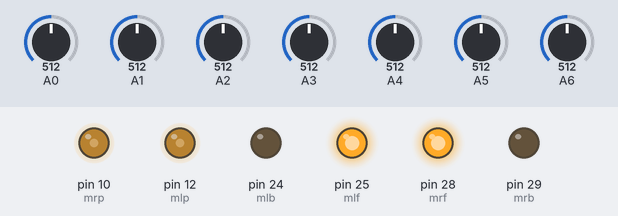
A sketch run on a simulated Arduino Mega 2560, built with avr-gcc and run on an emulated ATmega2560. Parts: output pins drawn as LEDs (lit = HIGH). Inputs (shaded band) come from the test bench; at power-on: A6 = 512, A1 = 512, A0 = 512, A2 = 512, A3 = 512, A4 = 512, A5 = 512.

Above: at 1.2 s.
1.3 s: A6 set to 306
At 2.3 s:
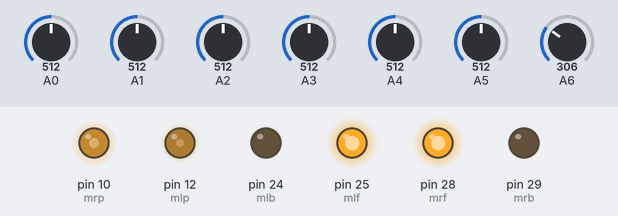
2.8 s: A1 set to 306
At 3.4 s:
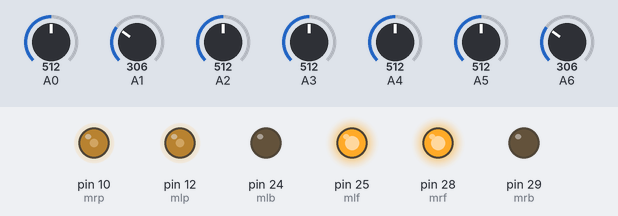
4.3 s: A0 set to 190
At 4.6 s:
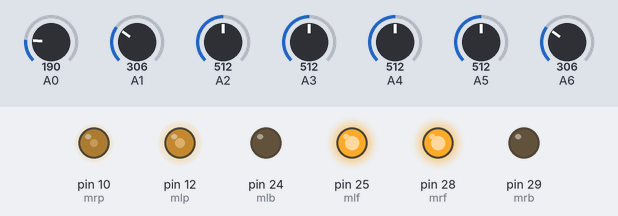
5.8 s: A2 set to 456
7.3 s: A2 set to 432
At 8.1 s:
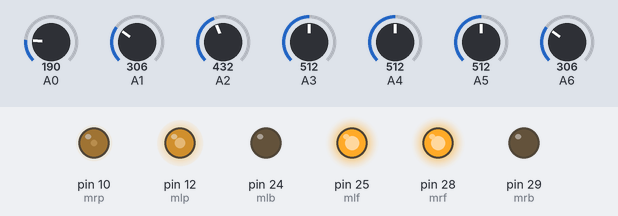
8.8 s: A3 set to 306
At 9.2 s:
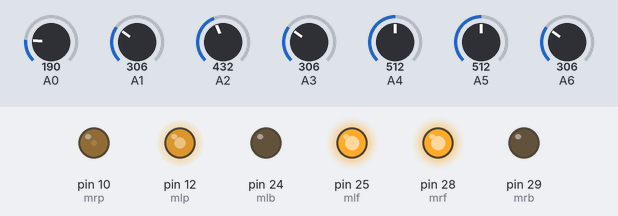
Timing chart, 0 to 11.3 s (numbered marks = the images above; inputs shaded):
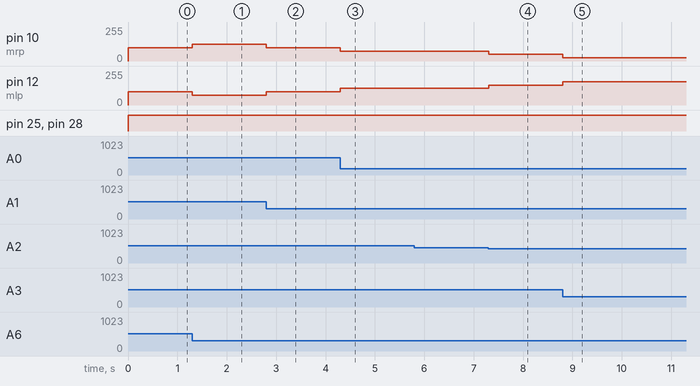

The sketch:

line_follow.ino
```cpp
#define mlf 25
#define mlb 24
#define mlp 12
#define mrf 28
#define mrb 29
#define mrp 10
//#define mlen
//#define mren

int mlpwm=0,mrpwm=0,mls=100,mrs=100;
int reading[7];
int dread[7];
int perr=0, derr=0, corr=0, kp=25, kd=18, sen_thr=450,sum=0,err=0,wsum=0;

void setup()
{
  Serial.begin(9600);
  pinMode(mlf, OUTPUT);
  pinMode(mlb, OUTPUT);
  pinMode(mlp, OUTPUT);
  pinMode(mrp, OUTPUT);
  pinMode(mrf, OUTPUT);
  pinMode(mrb, OUTPUT);
  //digitalWrite(mlen,HIGH);
 // digitalWrite(mren,HIGH);
}


    void sensor_read(){
      reading[0]=analogRead(A0);
      reading[1]=analogRead(A1);
      reading[2]=analogRead(A2);
      reading[3]=analogRead(A3);
      reading[4]=analogRead(A4);
      reading[5]=analogRead(A5);
      reading[6]=analogRead(A6);
      for(int l=0; l<7; l++)
    {
      if(reading[l]<sen_thr) dread[l]=0;
      else dread[l]=1;
      }
      if(reading[0]>200) dread[0]=1;
      }

    void calc_error(){
      sum=0;
    for(int l=0; l<7;l++)
      sum=sum+dread[l];
     int wsum=7*dread[0]+5*dread[1]+dread[2]-dread[4]-5*dread[5]-7*dread[6];
    err=wsum/sum;
      }

    void motor(){
      derr=err-perr;
    corr=kp*err+kd*derr;
    perr=err;


        mrpwm=mrs+corr;
         mlpwm=mls-corr;
      if(mlpwm>254) mlpwm=254;
      if(mrpwm>254) mrpwm=254;
      if(mlpwm<0) {
        mlpwm=(-1)*mlpwm;
        digitalWrite(mlf,LOW);
      digitalWrite(mrf,HIGH);
      digitalWrite(mlb,HIGH);
      digitalWrite(mrb,LOW);

      analogWrite(mlp,mlpwm);
      analogWrite(mrp,mrpwm);
      }
      if(mrpwm<0) {
        mrpwm=(-1)*mrpwm;
        if(mrpwm>254) mrpwm=254;
        digitalWrite(mrf,LOW);
      digitalWrite(mlf,HIGH);
      digitalWrite(mrb,HIGH);
      digitalWrite(mlb,LOW);

      analogWrite(mlp,mlpwm);
      analogWrite(mrp,mrpwm);
        }
      if(mlpwm>0 && mrpwm>0){
      digitalWrite(mlf,HIGH);
      digitalWrite(mrf,HIGH);
      digitalWrite(mlb,LOW);
      digitalWrite(mrb,LOW);

      analogWrite(mlp,mlpwm);
      analogWrite(mrp,mrpwm);
      }
      }

void line_follow(){
     sensor_read();
     calc_error();
     motor();
      }

void loop()
{
 line_follow();
 }
```

Measured:
- after the input at 1.3 s, pin 10 (mrp): 100/255 → 125/255 at once; pin 12 (mlp): 100/255 → 75/255 at once
- after the input at 2.8 s, pin 10 (mrp): 125/255 → 100/255 at once; pin 12 (mlp): 75/255 → 100/255 at once
- after the input at 4.3 s, pin 10 (mrp): 100/255 → 75/255 at once; pin 12 (mlp): 100/255 → 125/255 at once
- after the input at 5.8 s, every drawn part: stays the same
- after the input at 7.3 s, pin 10 (mrp): 75/255 → 50/255 at once; pin 12 (mlp): 125/255 → 150/255 at once
- after the input at 8.8 s, pin 10 (mrp): 50/255 → 25/255 at once; pin 12 (mlp): 150/255 → 175/255 at once
